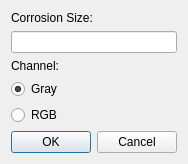
<?xml version="1.0" encoding="UTF-8"?>
<ui version="4.0">
 <class>CorrosionDialog</class>
 <widget class="QDialog" name="CorrosionDialog">
  <property name="enabled">
   <bool>true</bool>
  </property>
  <property name="geometry">
   <rect>
    <x>0</x>
    <y>0</y>
    <width>175</width>
    <height>147</height>
   </rect>
  </property>
  <property name="sizePolicy">
   <sizepolicy hsizetype="Preferred" vsizetype="Preferred">
    <horstretch>0</horstretch>
    <verstretch>0</verstretch>
   </sizepolicy>
  </property>
  <property name="minimumSize">
   <size>
    <width>0</width>
    <height>0</height>
   </size>
  </property>
  <property name="maximumSize">
   <size>
    <width>16777215</width>
    <height>16777215</height>
   </size>
  </property>
  <property name="windowTitle">
   <string>Dialog</string>
  </property>
  <layout class="QGridLayout" name="gridLayout">
   <item row="1" column="0">
    <widget class="QLineEdit" name="corrosionLEd"/>
   </item>
   <item row="5" column="0">
    <widget class="QDialogButtonBox" name="buttonBox">
     <property name="orientation">
      <enum>Qt::Horizontal</enum>
     </property>
     <property name="standardButtons">
      <set>QDialogButtonBox::Cancel|QDialogButtonBox::Ok</set>
     </property>
    </widget>
   </item>
   <item row="0" column="0">
    <widget class="QLabel" name="label">
     <property name="text">
      <string>Corrosion Size:</string>
     </property>
    </widget>
   </item>
   <item row="4" column="0">
    <widget class="QRadioButton" name="corrosionRgbRBtn">
     <property name="text">
      <string>RGB</string>
     </property>
    </widget>
   </item>
   <item row="3" column="0">
    <widget class="QRadioButton" name="corrosionGrayRBtn">
     <property name="text">
      <string>Gray</string>
     </property>
     <property name="checked">
      <bool>true</bool>
     </property>
    </widget>
   </item>
   <item row="2" column="0">
    <widget class="QLabel" name="label_2">
     <property name="text">
      <string>Channel:</string>
     </property>
    </widget>
   </item>
  </layout>
 </widget>
 <resources/>
 <connections>
  <connection>
   <sender>buttonBox</sender>
   <signal>accepted()</signal>
   <receiver>CorrosionDialog</receiver>
   <slot>accept()</slot>
   <hints>
    <hint type="sourcelabel">
     <x>248</x>
     <y>254</y>
    </hint>
    <hint type="destinationlabel">
     <x>157</x>
     <y>274</y>
    </hint>
   </hints>
  </connection>
  <connection>
   <sender>buttonBox</sender>
   <signal>rejected()</signal>
   <receiver>CorrosionDialog</receiver>
   <slot>reject()</slot>
   <hints>
    <hint type="sourcelabel">
     <x>316</x>
     <y>260</y>
    </hint>
    <hint type="destinationlabel">
     <x>286</x>
     <y>274</y>
    </hint>
   </hints>
  </connection>
 </connections>
</ui>
